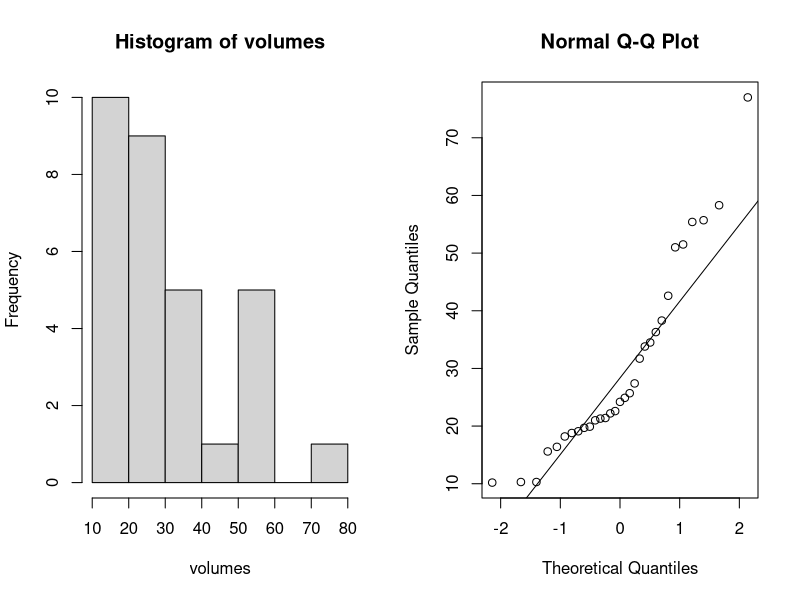

Write the R code that produced this figure.
## ---- chunk 1
qt(0.995, 35)
## ---- chunk 2
volumes <- trees$Volume
(x_bar <- mean(volumes))
(s <- sd(volumes))
(n <- length(volumes))

par(mfrow = c(1,2))
hist(volumes)
qqnorm(volumes); qqline(volumes)
par(mfrow = c(1,1))
## ---- chunk 3
qt(1-0.02 / 2, 31 - 1)
## ---- chunk 4
t.test(volumes, conf.level = .98)
## ---- chunk 5
#function to build bootstrap CI
boot_ci <- function(cot, n_boot, alpha){
  #get summaries from data#
  n <- length(cot)
  x_bar <-mean(cot)
  s <- sd(cot)
  se <- s/sqrt(n)
  #vector to store bootstrap samples#
  t_hat <- numeric(1000)
  #bootstrap loop#
  for(i in 1:1000){
  #draw a SRS of size n#
  x_star <- sample(cot, size = n, replace = T)
  #calc resampled mean and sd#
  x_bar_star <-mean(x_star)
  s_star <-sd(x_star)
  #calc t-hat and store as vector#
  t_hat[i] <- (x_bar_star - x_bar) / (s_star/sqrt(n))
  }
  #Find upper and lower critical values of approximate distribution#
  t_lower <- quantile(t_hat, probs = alpha/2, names = F)
  t_upper <-quantile(t_hat, probs = 1-(alpha/2), names = F)
  #Build final CI#
  boot_ci_upper <- x_bar - t_lower*se
  boot_ci_lower <- x_bar - t_upper*se
  ci <- c(boot_ci_lower, boot_ci_upper)
  return(ci)
}
boot_ci(volumes, 1000, 0.02)
## ---- chunk 6
qnorm(0.975)
